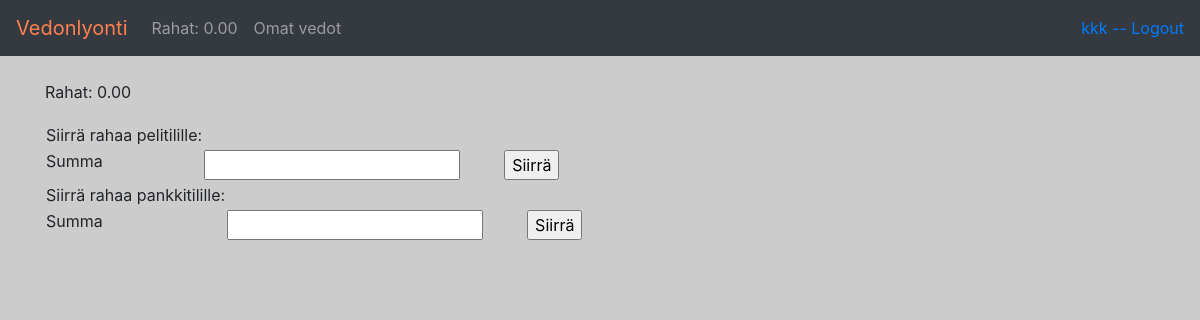
The page /tilitapahtumat/ (signed in) on the database as committed earlier.
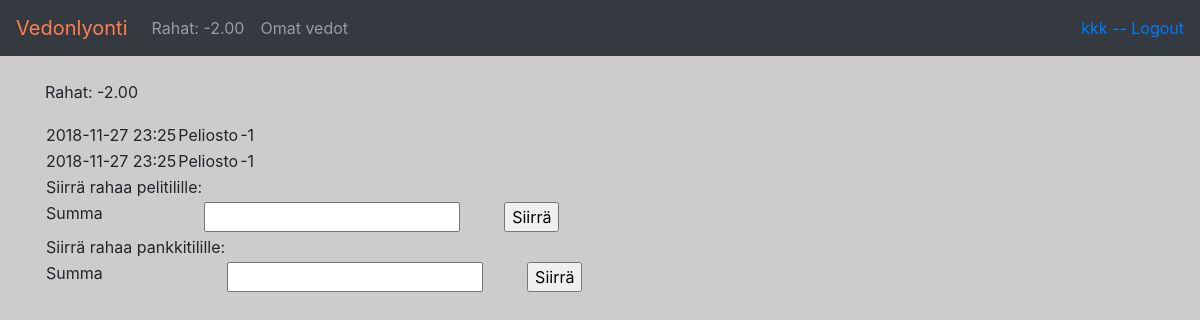
The same page on the database as committed later.
### application/auth/models.py (models this page shows, shortened)
class User(Base):
    __tablename__ = "account"
    name = db.Column(db.String(144), nullable=False)
    username = db.Column(db.String(144), nullable=False)
    password = db.Column(db.String(144), nullable=False)
    rahat = db.Column(db.DECIMAL, nullable=False)
    def getRahat(self):
        return ("%.2f" % self.rahat)
    @staticmethod
    def find_tilitapahtumat_byUser(user_id):
        stmt = text("SELECT siirto, tilitapahtuma.date_created, account_id, info FROM tilitapahtuma"
                     " WHERE tilitapahtuma.account_id = :id"
                     ).params(id=user_id)
        res = db.engine.execute(stmt)
        response = []
        for row in res:
            time = str(datetime.strptime(str(row[1]), '%Y-%m-%d %H:%M:%S.%f'))
            time = time[0:16]
            response.append({"siirto":row[0], "date_created":time, "info":row[3]})
        return response

### application/tilitapahtuma/models.py (models this page shows, shortened)
class Tilitapahtuma(Base):
    siirto = db.Column(db.DECIMAL, nullable=False)
    info = db.Column(db.String, nullable=False)
    account_id = db.Column(db.Integer, db.ForeignKey('account.id'),
                           nullable=False)

### application/tilitapahtuma/views.py (the view)
@app.route("/tilitapahtumat/", methods=["GET"])
def tilitapahtumat_index():
    return render_template("tilitapahtumat/new.html", tilisiirtoform = TilisiirtoForm(), pankkisiirtoform = PankkisiirtoForm(), tilitapahtumat = User.find_tilitapahtumat_byUser(current_user.id))

### application/tilitapahtuma/forms.py
class TilisiirtoForm(FlaskForm):
    tilisiirto = IntegerField("Summa", [validators.NumberRange(min = 0, message="Anna positiivinen luku")])
    class Meta:
        csrf = False

class PankkisiirtoForm(FlaskForm):
    pankkisiirto = IntegerField("Summa", [validators.NumberRange(min = 0, message="Anna positiivinen luku")])
    class Meta:
        csrf = False

### application/__init__.py (called while the page is built)
@login_manager.user_loader
def load_user(user_id):
    return User.query.get(user_id)

### application/templates/tilitapahtumat/new.html (shortened to what this page needs)
{% extends "layout.html" %}
{% block body %}
<table>
    {% if current_user.is_authenticated %}
    <p>Rahat: {{ current_user.getRahat()}}</p>
    <td></td>
    {% endif %}
{% for tapahtuma in tilitapahtumat %}
        <tr>
          <td>{{ tapahtuma.date_created }}</td>
          <td>{{ tapahtuma.info }}</td>
          <td>{{ tapahtuma.siirto }}</td>
          </tr>
          {% endfor %}
          </table>
<form method="POST" action="{{ url_for('tilitapahtuma_pelitilille') }}">
  <table>
    <tr>
      <td>Siirrä rahaa pelitilille:</td>
        <td>
            {{ tilisiirtoform.tilisiirto.label }}
          </td>
          <td>
            {{ tilisiirtoform.tilisiirto }}
          </td>
          <td>
          </td>
<td colspan="3">
  <input type="submit" value="Siirrä"/>
</td>
    </tr>
</form>
<form method="POST" action="{{ url_for('tilitapahtuma_pankkitilille') }}">
    <table>
      <tr>
        <td>Siirrä rahaa pankkitilille:</td>
          <td>
              {{ pankkisiirtoform.pankkisiirto.label }}
            </td>
            <td>
              {{ pankkisiirtoform.pankkisiirto }}
            </td>
            <td>
            </td>
  <td colspan="3">
    <input type="submit" value="Siirrä"/>
  </td>
      </tr>
  </form>
{% endblock %}

### application/templates/layout.html (shortened to what this page needs)
<!DOCTYPE html>
<html>
  <head>
    <link rel="stylesheet" href="https://maxcdn.bootstrapcdn.com/bootstrap/4.0.0/css/bootstrap.min.css">
  </head>
  <body style="background-color: #cccccc !important">
    <nav class="navbar navbar-expand-md navbar-dark bg-dark mb-4">
<a class="navbar-brand" href="{{ url_for('index')}}" style="color: coral !important">Vedonlyonti</a>
<div class="collapse navbar-collapse" id="navbarCollapse">
        <ul class="navbar-nav mr-auto">
          <li class="nav-item">
              {% if current_user.is_authenticated %}
            <a class="nav-link" href="{{ url_for('tilitapahtumat_index') }} ">Rahat: {{ current_user.getRahat() }}</a>
          {% endif %}
          </li>
          <li class="nav-item">
            {% if current_user.is_authenticated %}
            <a class="nav-link" href="{{ url_for('vedot_index') }} ">Omat vedot</a>
          {% endif %}
          </li>
        </ul>
        <div class="form-inline mt-2 mt-md-0">
    {% if current_user.is_authenticated %}
    <a href="{{ url_for('auth_logout') }}">{{ current_user.name }} -- Logout</a>
    {% else %}
    <a href="{{ url_for('auth_login') }}">Login</a>
    {% endif %}
        </div>
</div>
    </nav>
    <main role="main" class="container">
{% block body %}{% endblock %}
    </main>
  </body>
</html>

Rows that differ between the two databases and show on the page:
changed User "kkk": getRahat "0.00" → "-2.00"
added Tilitapahtuma: date_created "2018-11-27 23:25", info "Peliosto", siirto "-1"
added Tilitapahtuma: date_created "2018-11-27 23:25", info "Peliosto", siirto "-1"
